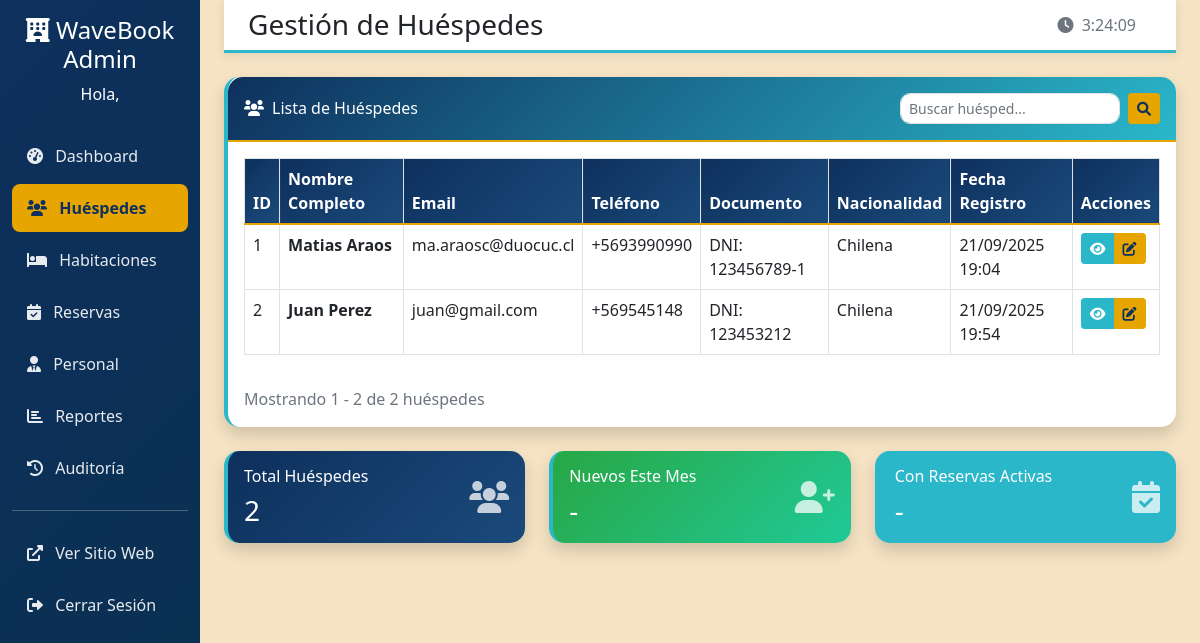
Before: /hotel-admin/guests/ (signed in) with the older database file.
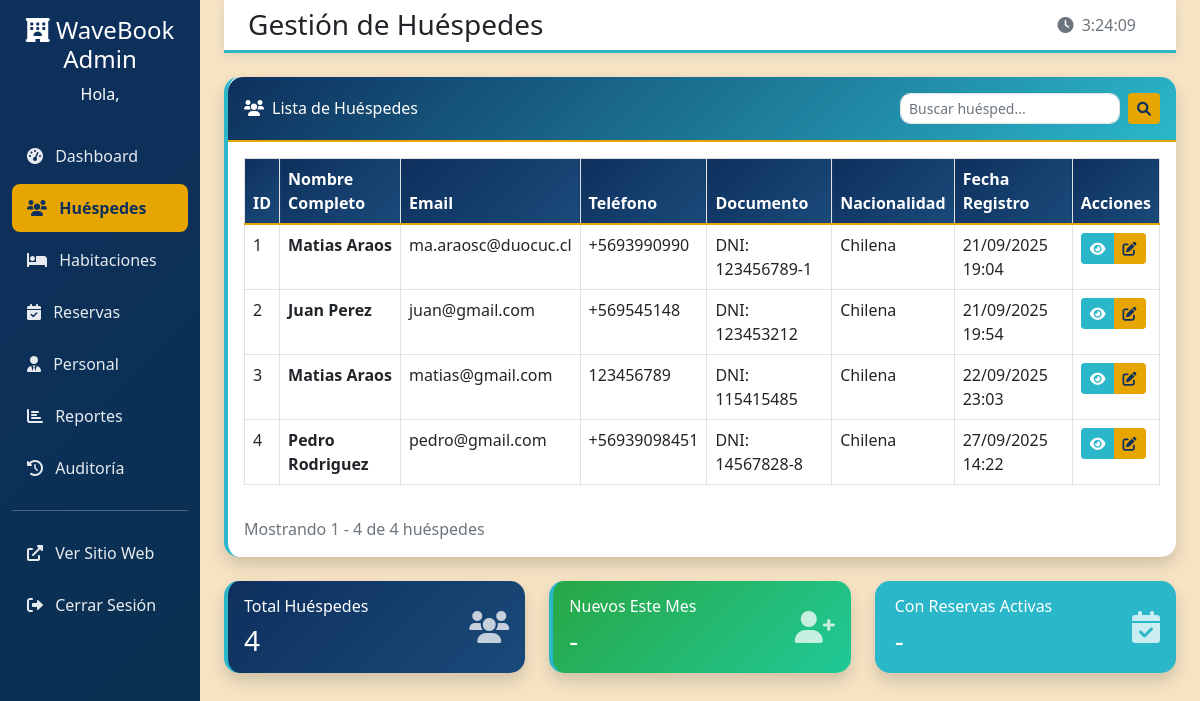
After: the same page with the newer database file.
### Hotel/models.py (models this page shows, shortened)
class Huesped(models.Model):
    TIPO_DOCUMENTO_CHOICES = [
        ("DNI", "DNI / rut"),
        ("PASAPORTE", "Pasaporte"),
    ]
    nombre = models.CharField(max_length=100)
    apellido = models.CharField(max_length=100)
    email = models.EmailField(unique=True, max_length=150)
    telefono = models.CharField(max_length=30, blank=True, null=True)
    documento_tipo = models.CharField(
        max_length=30, choices=TIPO_DOCUMENTO_CHOICES, null=True)
    documento_numero = models.CharField(
        max_length=50, unique=True, blank=True, null=True)
    fecha_nacimiento = models.DateField(blank=True, null=True)
    nacionalidad = models.CharField(max_length=100, blank=True, null=True)
    fecha_registro = models.DateTimeField(auto_now_add=True)
    password = models.CharField(max_length=255)

### Hotel/views.py (the view)
    def wrapper(request, *args, **kwargs):
        if not request.session.get('admin_id'):
            messages.error(request, "Acceso denegado. Inicia sesión como administrador.")
            return redirect('admin_login')
        return view_func(request, *args, **kwargs)

### Hotel/views.py (called while the page is built, shortened)
def admin_required(view_func):
    def wrapper(request, *args, **kwargs):
        if not request.session.get('admin_id'):
            messages.error(request, "Acceso denegado. Inicia sesión como administrador.")
            return redirect('admin_login')
        return view_func(request, *args, **kwargs)
    return wrapper

@admin_required
def admin_guests_list(request):
    search_query = request.GET.get('search', '')
    guests = Huesped.objects.all()
    paginator = Paginator(guests, 10)
    page_number = request.GET.get('page')
    page_obj = paginator.get_page(page_number)
    return render(request, "admin/guests_list.html", {
        'page_obj': page_obj,
        'search_query': search_query
    })

### Hotel/templates/admin/guests_list.html (shortened to what the changed rows need)
{% extends 'admin/base_admin.html' %}
{% block page_title %}Gestión de Huéspedes{% endblock %}
{% block content %}
<div class="row mb-4">
    <div class="col-lg-12">
        <div class="card shadow">
            <div class="card-body">
                {% if page_obj %}
                    <div class="table-responsive">
                        <table class="table table-bordered table-hover">
                            <thead class="table-light">
                                <tr>
                                    <th>ID</th>
                                    <th>Nombre Completo</th>
                                    <th>Email</th>
                                    <th>Teléfono</th>
                                    <th>Documento</th>
                                    <th>Nacionalidad</th>
                                    <th>Fecha Registro</th>
                                    <th>Acciones</th>
                                </tr>
                            </thead>
                            <tbody>
                                {% for guest in page_obj %}
                                <tr>
                                    <td>{{ guest.id }}</td>
                                    <td>
                                        <strong>{{ guest.nombre }} {{ guest.apellido }}</strong>
                                    </td>
                                    <td>{{ guest.email }}</td>
                                    <td>{{ guest.telefono|default:"-" }}</td>
                                    <td>
                                        {% if guest.documento_tipo and guest.documento_numero %}
                                            {{ guest.documento_tipo }}: {{ guest.documento_numero }}
                                        {% else %}
                                            -
                                        {% endif %}
                                    </td>
                                    <td>{{ guest.nacionalidad|default:"-" }}</td>
                                    <td>{{ guest.fecha_registro|date:"d/m/Y H:i" }}</td>
                                    <td>
                                        <div class="btn-group" role="group">
                                            <a href="{% url 'admin_guest_detail' guest.id %}"
                                               class="btn btn-sm" title="Ver detalles"
                                               style="background-color: var(--turquesa-coral); border-color: var(--turquesa-coral); color: white;">
                                                <i class="fas fa-eye"></i>
                                            </a>
                                            <button class="btn btn-sm" title="Editar" onclick="editGuest({{ guest.id }})"
                                                    style="background-color: var(--oro-arena); border-color: var(--oro-arena); color: var(--azul-pacifico);">
                                                <i class="fas fa-edit"></i>
                                            </button>
                                        </div>
                                    </td>
                                </tr>
                                {% endfor %}
                            </tbody>
                        </table>
                    </div>
                    <div class="mt-3 text-muted">
                        Mostrando {{ page_obj.start_index }} - {{ page_obj.end_index }} de {{ page_obj.paginator.count }} huéspedes
                    </div>
                {% else %}
                    <div class="text-center text-muted py-5">
                        <i class="fas fa-users fa-4x mb-3"></i>
                        <h5>No hay huéspedes registrados</h5>
                        <p>Los huéspedes aparecerán aquí cuando se registren en el sistema.</p>
                    </div>
                {% endif %}
            </div>
        </div>
    </div>
</div>
<div class="row">
    <div class="col-md-4">
        <div class="card bg-primary text-white shadow">
            <div class="card-body">
                <div class="d-flex justify-content-between align-items-center">
                    <div>
                        <h6 class="card-title">Total Huéspedes</h6>
                        <h3 class="mb-0">{{ page_obj.paginator.count|default:0 }}</h3>
                    </div>
                </div>
            </div>
        </div>
    </div>
</div>
{% endblock %}

Changed rows visible on the page:
added Huesped: id "3", nombre "Matias", apellido "Araos", email "matias@gmail.com", telefono "123456789", documento_tipo "DNI", documento_numero "115415485", nacionalidad "Chilena", fecha_registro "22/09/2025 23:03"
added Huesped: id "4", nombre "Pedro", apellido "Rodriguez", email "pedro@gmail.com", telefono "+56939098451", documento_tipo "DNI", documento_numero "14567828-8", nacionalidad "Chilena", fecha_registro "27/09/2025 14:22"
Other visible differences:
{{ page_obj.end_index }}: "2" → "4"
{{ page_obj.paginator.count }}: "2" → "4"
{{ page_obj.paginator.count|default:0 }}: "2" → "4"
